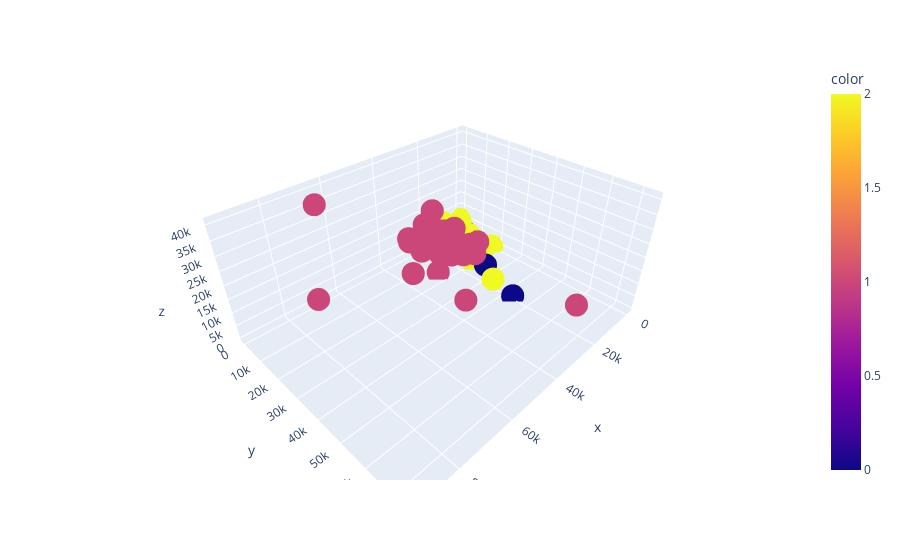

Write notebook code for a chart like this one.
### Code cell
fig=px.scatter_3d(x=norm_hc['Grocery'],y=norm_hc['Milk'],z=norm_hc['Detergents_Paper'],color=norm_hc['clusters'],size_max=30)
fig.show()

### Figure 1 — Plotly figure (JSON) as saved in the notebook; plotly's stock layout.template omitted (floating-point values rounded to 4 significant figures; data arrays with more than 128 entries replaced by an {"elided": "..."} marker saying what was removed)
{"data": [{"hovertemplate": "x=%{x}<br>y=%{y}<br>z=%{z}<br>color=%{marker.color}<extra></extra>", "legendgroup": "", "marker": {"color": {"elided": "440 int values"}, "coloraxis": "coloraxis", "symbol": "circle"}, "mode": "markers", "name": "", "scene": "scene", "showlegend": false, "type": "scatter3d", "x": {"elided": "440 int values"}, "y": {"elided": "440 int values"}, "z": {"elided": "440 int values"}}], "layout": {"coloraxis": {"colorbar": {"title": {"text": "color"}}, "colorscale": [[0, "#0d0887"], [0.1111, "#46039f"], [0.2222, "#7201a8"], [0.3333, "#9c179e"], [0.4444, "#bd3786"], [0.5556, "#d8576b"], [0.6667, "#ed7953"], [0.7778, "#fb9f3a"], [0.8889, "#fdca26"], [1, "#f0f921"]]}, "legend": {"tracegroupgap": 0}, "margin": {"t": 60}, "scene": {"domain": {"x": [0, 1], "y": [0, 1]}, "xaxis": {"title": {"text": "x"}}, "yaxis": {"title": {"text": "y"}}, "zaxis": {"title": {"text": "z"}}}}}
